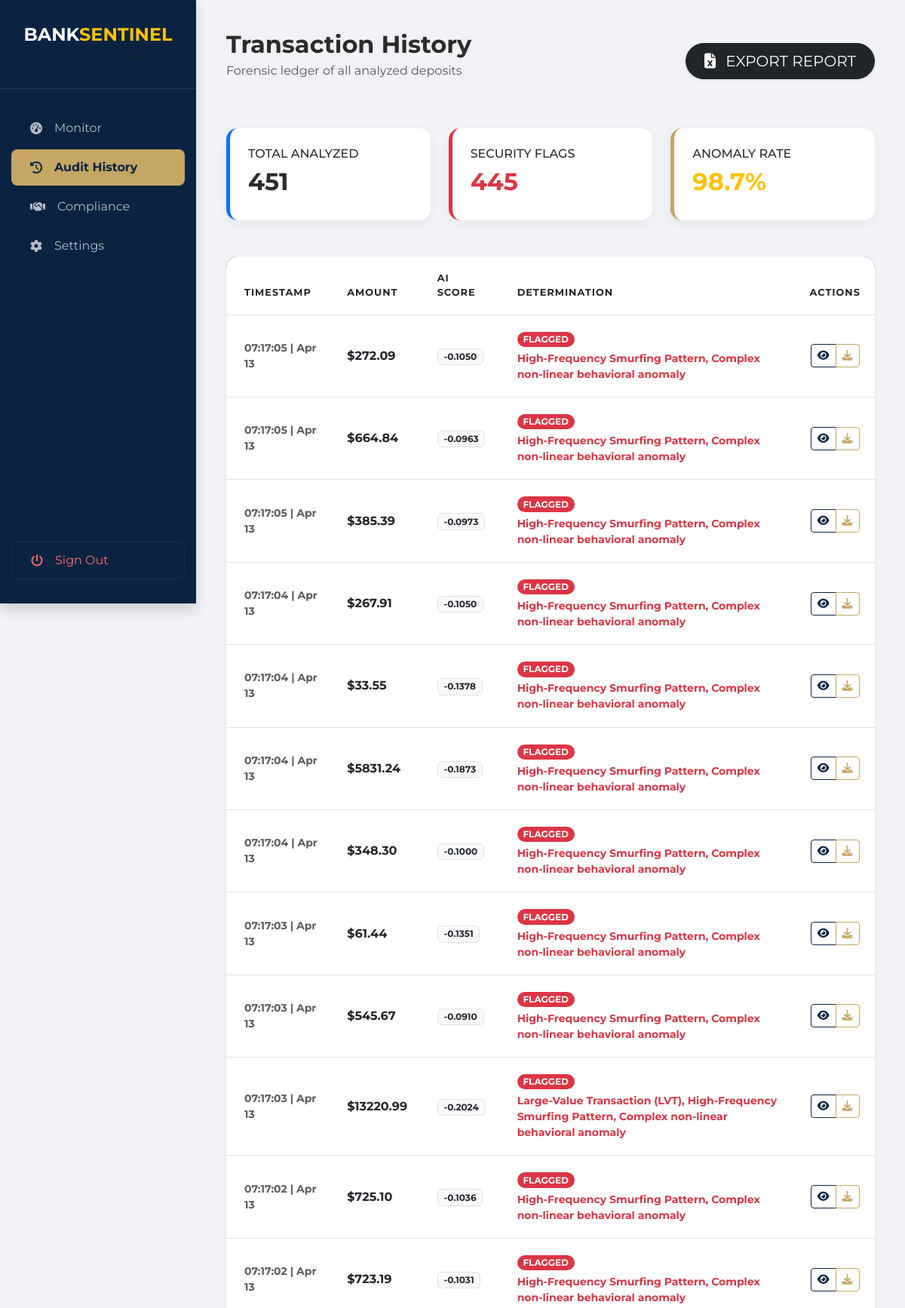
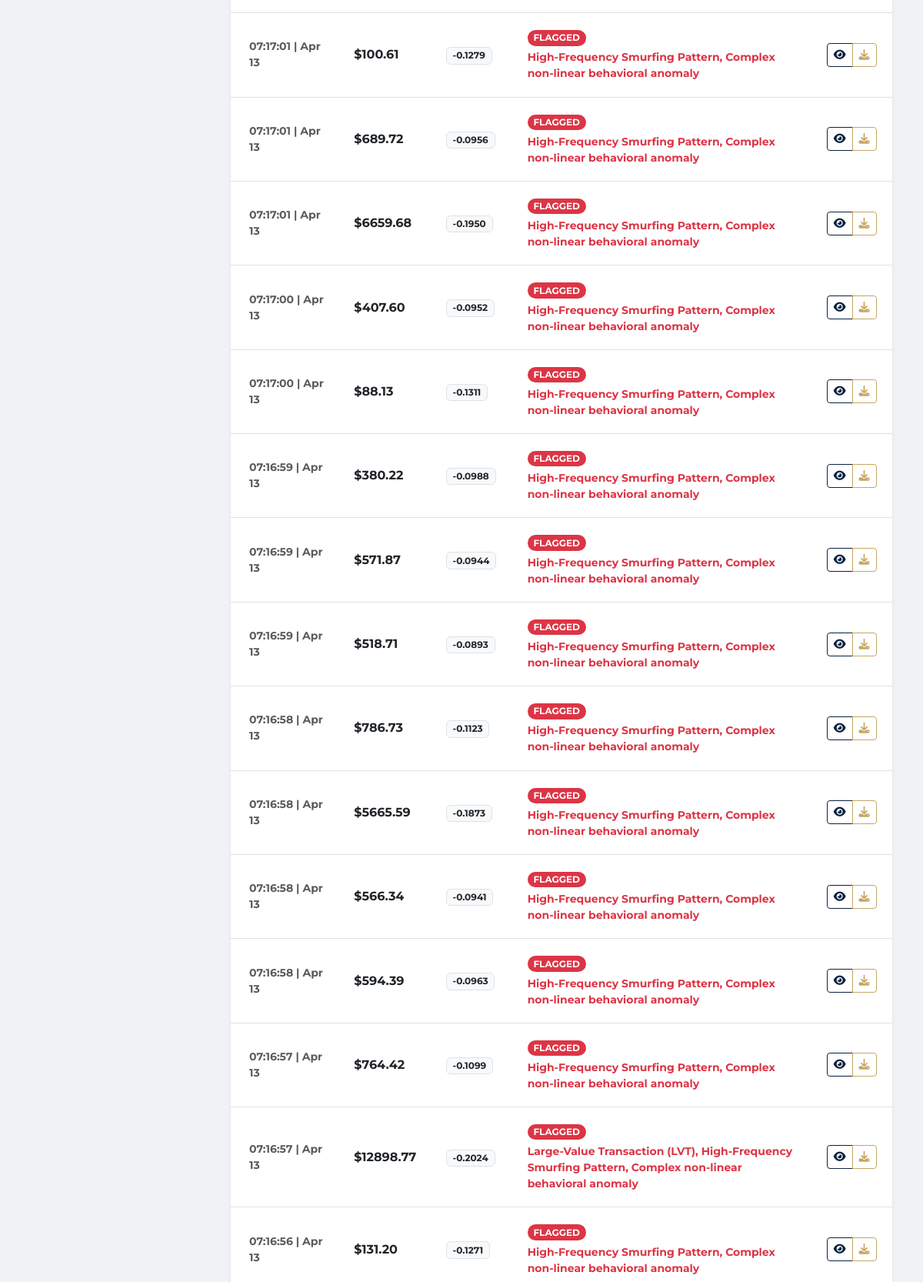
The page /reports (signed in, upper part) on the database its author committed (2 pictures, top to bottom).
### app.py (models this page shows)
class Transaction(db.Model):
    __tablename__ = 'transactions'
    id = db.Column(db.String(36), primary_key=True, default=lambda: str(uuid.uuid4()))
    amount = db.Column(db.Float, nullable=False)
    timestamp = db.Column(db.DateTime, default=datetime.datetime.now, index=True)
    is_anomaly = db.Column(db.Boolean, default=False, index=True)
    anomaly_score = db.Column(db.Float, nullable=False)
    reasons = db.Column(db.String(255), nullable=True)
    account_ref = db.Column(db.String(50), nullable=True)

### app.py (the view)
@app.route('/reports')
def reports():
    try:
        total = Transaction.query.count()
        flags = Transaction.query.filter_by(is_anomaly=True).count()
        rate = round((flags / total * 100), 1) if total > 0 else 0
        transactions = Transaction.query.order_by(Transaction.timestamp.desc()).limit(100).all()
        return render_template('reports.html', transactions=transactions, total=total, flags=flags, rate=rate)
    except Exception as e:
        return f"Database Error: {e}. Please reset database.db", 500

### app.py (called while the page is built)
@app.before_request
def check_auth():
    public_endpoints = ['login', 'landing', 'static', 'api_detect', 'health']
    if request.endpoint not in public_endpoints and 'user_id' not in session:
        return redirect(url_for('login'))

### templates/reports.html (shortened to what this page needs)
<!DOCTYPE html>
<html lang="en">
<head>
    <link rel="stylesheet" href="https://cdn.jsdelivr.net/npm/bootstrap@5.3.0/dist/css/bootstrap.min.css">
    <link rel="stylesheet" href="https://cdnjs.cloudflare.com/ajax/libs/font-awesome/6.4.0/css/all.min.css">
    <link rel="stylesheet" href="{{ url_for('static', filename='css/styles.css') }}">
</head>
<body>
     <div class="sidebar shadow">
        <div class="sidebar-header text-center">
            <h4 class="fw-bold mb-0">BANK<span class="text-warning">SENTINEL</span></h4>
            <small class="text-muted small">AI SECURITY CORE</small>
        </div>
        <div class="nav-menu">
            <a href="/dashboard" class="nav-link"><i class="fa fa-gauge-high me-3"></i> Monitor</a>
            <a href="/reports" class="nav-link active"><i class="fa fa-history me-3"></i> Audit History</a>
            <a href="/compliance" class="nav-link"><i class="fa fa-handshake me-3"></i> Compliance</a>
            <a href="/settings" class="nav-link"><i class="fa fa-gear me-3"></i> Settings</a>
        </div>
        <a href="#" onclick="handleLogout()" class="nav-link logout-link"><i class="fa fa-power-off me-3"></i> Sign Out</a>
    </div>
    <div class="main-content">
        <div class="d-flex justify-content-between align-items-center mb-5">
            <div>
                <h2 class="fw-bold mb-1">Transaction History</h2>
                <p class="text-muted">Forensic ledger of all analyzed deposits</p>
            </div>
            <a href="/export_audit" class="btn btn-dark btn-lg rounded-pill px-4 shadow-sm">
                <i class="fa fa-file-excel me-2"></i> EXPORT REPORT
            </a>
        </div>
        <div class="row g-4 mb-5">
            <div class="col-md-4"><div class="kpi-stat border-primary"><h6>TOTAL ANALYZED</h6><h2 class="fw-bold">{{ total }}</h2></div></div>
            <div class="col-md-4"><div class="kpi-stat border-danger"><h6>SECURITY FLAGS</h6><h2 class="fw-bold text-danger">{{ flags }}</h2></div></div>
            <div class="col-md-4"><div class="kpi-stat"><h6>ANOMALY RATE</h6><h2 class="fw-bold text-warning">{{ rate }}%</h2></div></div>
        </div>
        <div class="sentinel-card p-0 overflow-hidden border-0 shadow-sm">
            <table class="table table-hover audit-table mb-0">
                <thead>
                    <tr>
                        <th class="ps-4 text-uppercase">Timestamp</th>
                        <th class="text-uppercase">Amount</th>
                        <th class="text-uppercase">AI Score</th>
                        <th class="text-uppercase">Determination</th>
                        <th class="text-center text-uppercase">Actions</th>
                    </tr>
                </thead>
                <tbody>
                    {% for tx in transactions %}
                    <tr class="{% if tx.is_anomaly %}bg-danger-soft{% endif %}">
                        <td class="ps-4 text-muted small fw-bold">{{ tx.timestamp.strftime('%H:%M:%S | %b %d') }}</td>
                        <td class="fw-bold text-dark">${{ "%.2f"|format(tx.amount) }}</td>
                        <td><span class="badge bg-light text-dark border">{{ "%.4f"|format(tx.anomaly_score) }}</span></td>
                        <td>
                            {% if tx.is_anomaly %}
                                <span class="badge bg-danger rounded-pill">FLAGGED</span>
                                <div class="small text-danger mt-1 fw-bold">{{ tx.reasons }}</div>
                            {% else %}
                                <span class="badge bg-success opacity-75 rounded-pill">CLEARED</span>
                            {% endif %}
                        </td>
                        <td class="text-center">
                            <div class="btn-group">
                                <button class="btn btn-sm btn-outline-dark" onclick="showDetails('{{ tx.amount }}', '{{ tx.anomaly_score }}', '{{ tx.reasons if tx.reasons else 'N/A' }}')">
                                    <i class="fa fa-eye"></i>
                                </button>
                                <a href="/download_receipt/{{ tx.id }}" class="btn btn-sm btn-outline-gold">
                                    <i class="fa fa-download"></i>
                                </a>
                            </div>
                        </td>
                    </tr>
                    {% endfor %}
                </tbody>
            </table>
        </div>
    </div>
</body>
</html>

### static/css/styles.css (style rules this page uses)
* { font-family: 'Poppins', sans-serif; font-family: "Montserrat", sans-serif; }
:root { --sidebar-width: 260px; --bank-blue: #0a2342; --bank-gold: #c6a664; --bg-light: #f0f2f5; --text-dark: #2b2b2b; }
body { background-color: var(--bg-light); font-family: 'Segoe UI', system-ui, -apple-system, sans-serif; color: var(--text-dark); }
.sidebar { width: var(--sidebar-width); height: 100vh; background: var(--bank-blue); position: fixed; color: white; display: flex; flex-direction: column; z-index: 1000; }
.sidebar-header { padding: 2rem 1.5rem; border-bottom: 1px solid rgba(255,255,255,0.1); }
.nav-menu { flex-grow: 1; margin-top: 1.5rem; }
.nav-link { color: rgba(255,255,255,0.7); padding: 12px 25px; margin: 4px 15px; border-radius: 8px; display: flex; align-items: center; text-decoration: none; transition: 0.3s; }
.nav-link.active { background: var(--bank-gold); color: var(--bank-blue); font-weight: bold; }
.logout-link { margin-top: auto; margin-bottom: 2rem; color: #ff6b6b !important; border: 1px solid rgba(255,107,107,0.1); }
.main-content { margin-left: var(--sidebar-width); padding: 2.5rem; }
.sentinel-card { border: none; border-radius: 15px; box-shadow: 0 4px 15px rgba(0,0,0,0.05); background: white; padding: 1.5rem; margin-bottom: 1.5rem; }

### templates/reports.html (style rules this page uses)
.kpi-stat { border-left: 5px solid var(--bank-gold); background: #fff; padding: 1.5rem; border-radius: 15px; box-shadow: 0 4px 15px rgba(0,0,0,0.05); }
.bg-danger-soft { background-color: rgba(220, 53, 69, 0.05) !important; }
.btn-outline-dark { border-color: var(--bank-blue); color: var(--bank-blue); font-weight: 600; }
.btn-outline-gold { border-color: var(--bank-gold); color: var(--bank-gold); font-weight: 600; }
.audit-table thead { background: var(--bank-blue); color: white; }
.audit-table th { padding: 1.2rem; font-size: 0.8rem; letter-spacing: 1px; }
.audit-table td { padding: 1.2rem; vertical-align: middle; }

### rows shown on the page
Transaction: timestamp "07:17:05 | Apr 13", amount "272.09", anomaly_score "-0.1050", reasons "High-Frequency Smurfing Pattern, Complex non-linear behavioral anomaly"
Transaction: timestamp "07:17:05 | Apr 13", amount "664.84", anomaly_score "-0.0963", reasons "High-Frequency Smurfing Pattern, Complex non-linear behavioral anomaly"
Transaction: timestamp "07:17:05 | Apr 13", amount "385.39", anomaly_score "-0.0973", reasons "High-Frequency Smurfing Pattern, Complex non-linear behavioral anomaly"
Transaction: timestamp "07:17:04 | Apr 13", amount "267.91", anomaly_score "-0.1050", reasons "High-Frequency Smurfing Pattern, Complex non-linear behavioral anomaly"
Transaction: timestamp "07:17:04 | Apr 13", amount "33.55", anomaly_score "-0.1378", reasons "High-Frequency Smurfing Pattern, Complex non-linear behavioral anomaly"
Transaction: timestamp "07:17:04 | Apr 13", amount "5831.24", anomaly_score "-0.1873", reasons "High-Frequency Smurfing Pattern, Complex non-linear behavioral anomaly"
Transaction: timestamp "07:17:04 | Apr 13", amount "348.30", anomaly_score "-0.1000", reasons "High-Frequency Smurfing Pattern, Complex non-linear behavioral anomaly"
Transaction: timestamp "07:17:03 | Apr 13", amount "61.44", anomaly_score "-0.1351", reasons "High-Frequency Smurfing Pattern, Complex non-linear behavioral anomaly"
Transaction: timestamp "07:17:03 | Apr 13", amount "545.67", anomaly_score "-0.0910", reasons "High-Frequency Smurfing Pattern, Complex non-linear behavioral anomaly"
Transaction: timestamp "07:17:03 | Apr 13", amount "13220.99", anomaly_score "-0.2024", reasons "Large-Value Transaction (LVT), High-Frequency Smurfing Pattern, Complex non-linear behavioral anomaly"
Transaction: timestamp "07:17:02 | Apr 13", amount "725.10", anomaly_score "-0.1036", reasons "High-Frequency Smurfing Pattern, Complex non-linear behavioral anomaly"
Transaction: timestamp "07:17:02 | Apr 13", amount "723.19", anomaly_score "-0.1031", reasons "High-Frequency Smurfing Pattern, Complex non-linear behavioral anomaly"
Transaction: timestamp "07:17:01 | Apr 13", amount "100.61", anomaly_score "-0.1279", reasons "High-Frequency Smurfing Pattern, Complex non-linear behavioral anomaly"
Transaction: timestamp "07:17:01 | Apr 13", amount "689.72", anomaly_score "-0.0956", reasons "High-Frequency Smurfing Pattern, Complex non-linear behavioral anomaly"
Transaction: timestamp "07:17:01 | Apr 13", amount "6659.68", anomaly_score "-0.1950", reasons "High-Frequency Smurfing Pattern, Complex non-linear behavioral anomaly"
Transaction: timestamp "07:17:00 | Apr 13", amount "407.60", anomaly_score "-0.0952", reasons "High-Frequency Smurfing Pattern, Complex non-linear behavioral anomaly"
Transaction: timestamp "07:17:00 | Apr 13", amount "88.13", anomaly_score "-0.1311", reasons "High-Frequency Smurfing Pattern, Complex non-linear behavioral anomaly"
Transaction: timestamp "07:16:59 | Apr 13", amount "380.22", anomaly_score "-0.0988", reasons "High-Frequency Smurfing Pattern, Complex non-linear behavioral anomaly"
Transaction: timestamp "07:16:59 | Apr 13", amount "571.87", anomaly_score "-0.0944", reasons "High-Frequency Smurfing Pattern, Complex non-linear behavioral anomaly"
Transaction: timestamp "07:16:59 | Apr 13", amount "518.71", anomaly_score "-0.0893", reasons "High-Frequency Smurfing Pattern, Complex non-linear behavioral anomaly"
Transaction: timestamp "07:16:58 | Apr 13", amount "786.73", anomaly_score "-0.1123", reasons "High-Frequency Smurfing Pattern, Complex non-linear behavioral anomaly"
Transaction: timestamp "07:16:58 | Apr 13", amount "5665.59", anomaly_score "-0.1873", reasons "High-Frequency Smurfing Pattern, Complex non-linear behavioral anomaly"
Transaction: timestamp "07:16:58 | Apr 13", amount "566.34", anomaly_score "-0.0941", reasons "High-Frequency Smurfing Pattern, Complex non-linear behavioral anomaly"
Transaction: timestamp "07:16:58 | Apr 13", amount "594.39", anomaly_score "-0.0963", reasons "High-Frequency Smurfing Pattern, Complex non-linear behavioral anomaly"
Transaction: timestamp "07:16:57 | Apr 13", amount "764.42", anomaly_score "-0.1099", reasons "High-Frequency Smurfing Pattern, Complex non-linear behavioral anomaly"
Transaction: timestamp "07:16:57 | Apr 13", amount "12898.77", anomaly_score "-0.2024", reasons "Large-Value Transaction (LVT), High-Frequency Smurfing Pattern, Complex non-linear behavioral anomaly"
Transaction: timestamp "07:16:56 | Apr 13", amount "131.20", anomaly_score "-0.1271", reasons "High-Frequency Smurfing Pattern, Complex non-linear behavioral anomaly"

### other values the page prints
{{ total }} "451"
{{ flags }} "445"
{{ rate }} "98.7"
